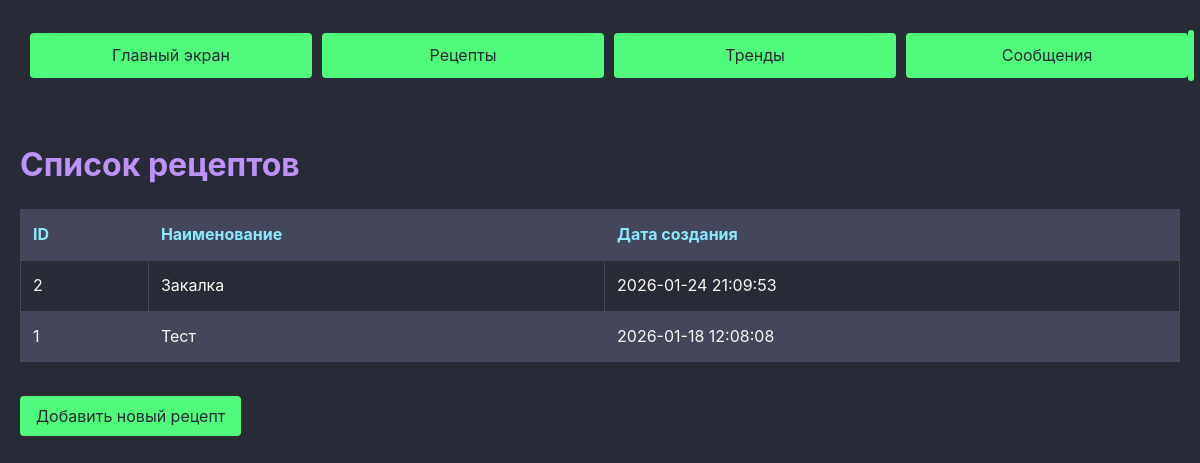
Before: /recipes/ with the older database file.
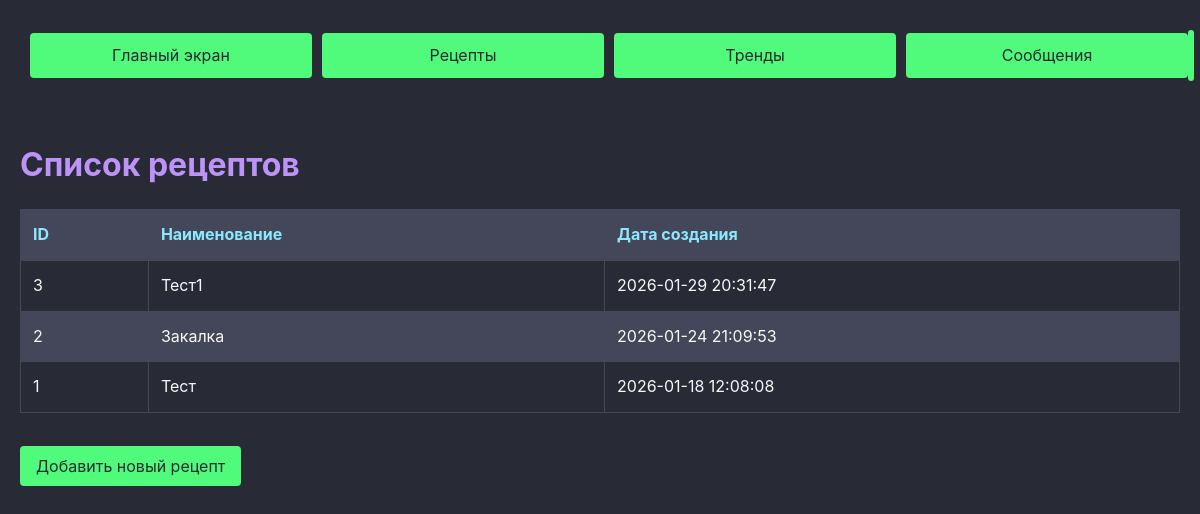
After: the same page with the newer database file.
### vars/models.py (models this page shows, shortened)
class Recipe(models.Model):
    name = models.CharField(max_length=50 )
    created_at = models.DateTimeField(auto_now_add=True)
    updated_at = models.DateTimeField(auto_now=True)
    var1 = models.FloatField()
    var2 = models.IntegerField()
    var3 = models.BooleanField(default=True)
    class Meta:
        ordering = ['-created_at']

### vars/views.py (the view)
# urls.py: path('', index, name='recipe_list'),
def index(request):
    template = loader.get_template('vars/index.html')
    recipes = Recipe.objects.order_by('-created_at')
    context = {'recipes': recipes}
    return HttpResponse(template.render(context, request))

### vars/templates/vars/index.html (shortened to what this page needs)
{% extends "base.html" %}
{% load static %}
{% block content %}
        <h1>Список рецептов</h1>
        <table class="recipe-table">
        <thead>
            <tr>
            <th>ID</th>
            <th>Наименование</th>
            <th>Дата создания</th>
            </tr>
        </thead>
        <tbody>
            {% for recipe in recipes %}
            <tr>
            <td>{{ recipe.id }}</td>
            <td>{{ recipe.name }}</td>
            <td>{{ recipe.created_at|date:"Y-m-d H:i:s" }}</tdS>
            </tr>
            {% endfor %}
        </tbody>
        </table>
<a href="{% url 'add_new' %}" class="btn">Добавить новый рецепт</a>
{% endblock %}

Changed rows visible on the page:
added Recipe: id "3", name "Тест1", created_at "2026-01-29 20:31:47"
